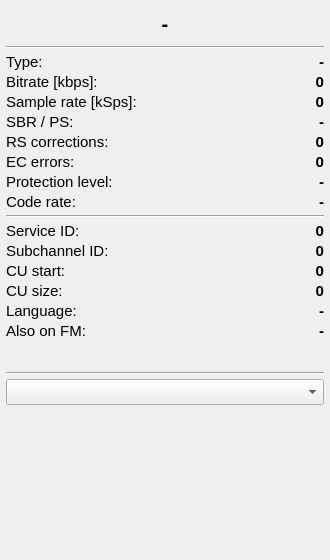
<?xml version="1.0" encoding="UTF-8"?>
<ui version="4.0">
 <class>technical_data</class>
 <widget class="QWidget" name="technical_data">
  <property name="geometry">
   <rect>
    <x>0</x>
    <y>0</y>
    <width>330</width>
    <height>560</height>
   </rect>
  </property>
  <property name="font">
   <font>
    <pointsize>11</pointsize>
   </font>
  </property>
  <property name="windowTitle">
   <string>Audio Service Details</string>
  </property>
  <layout class="QVBoxLayout" name="verticalLayout" stretch="0,0,0,0,0,0,0,0,0,0,1">
   <property name="spacing">
    <number>4</number>
   </property>
   <property name="leftMargin">
    <number>6</number>
   </property>
   <property name="topMargin">
    <number>6</number>
   </property>
   <property name="rightMargin">
    <number>6</number>
   </property>
   <property name="bottomMargin">
    <number>6</number>
   </property>
   <item>
    <widget class="QLabel" name="lblProgramName">
     <property name="maximumSize">
      <size>
       <width>16777215</width>
       <height>36</height>
      </size>
     </property>
     <property name="font">
      <font>
       <pointsize>15</pointsize>
       <bold>true</bold>
      </font>
     </property>
     <property name="toolTip">
      <string>&lt;html&gt;&lt;head/&gt;&lt;body&gt;&lt;p&gt;&lt;span style=&quot; font-weight:700;&quot;&gt;Service long label&lt;/span&gt;&lt;/p&gt;&lt;/body&gt;&lt;/html&gt;</string>
     </property>
     <property name="text">
      <string>-</string>
     </property>
     <property name="alignment">
      <set>Qt::AlignmentFlag::AlignCenter</set>
     </property>
    </widget>
   </item>
   <item>
    <widget class="QFrame" name="line1">
     <property name="frameShape">
      <enum>QFrame::Shape::HLine</enum>
     </property>
     <property name="frameShadow">
      <enum>QFrame::Shadow::Sunken</enum>
     </property>
    </widget>
   </item>
   <item>
    <layout class="QFormLayout" name="formLayout">
     <property name="verticalSpacing">
      <number>2</number>
     </property>
     <item row="0" column="0">
      <widget class="QLabel" name="label_8">
       <property name="text">
        <string>Type:</string>
       </property>
      </widget>
     </item>
     <item row="0" column="1">
      <widget class="QLabel" name="lblAscTy">
       <property name="styleSheet">
        <string>font-weight: bold;</string>
       </property>
       <property name="text">
        <string>-</string>
       </property>
       <property name="alignment">
        <set>Qt::AlignmentFlag::AlignRight|Qt::AlignmentFlag::AlignTrailing|Qt::AlignmentFlag::AlignVCenter</set>
       </property>
      </widget>
     </item>
     <item row="1" column="0">
      <widget class="QLabel" name="l6">
       <property name="text">
        <string>Bitrate [kbps]:</string>
       </property>
      </widget>
     </item>
     <item row="1" column="1">
      <widget class="QLabel" name="lblBitrate">
       <property name="toolTip">
        <string>&lt;html&gt;&lt;head/&gt;&lt;body&gt;&lt;p&gt;&lt;span style=&quot; font-weight:700;&quot;&gt;Bitrate of the AAC audio stream in kbps&lt;/span&gt;&lt;/p&gt;&lt;/body&gt;&lt;/html&gt;</string>
       </property>
       <property name="styleSheet">
        <string>font-weight: bold;</string>
       </property>
       <property name="text">
        <string>0</string>
       </property>
       <property name="alignment">
        <set>Qt::AlignmentFlag::AlignRight|Qt::AlignmentFlag::AlignTrailing|Qt::AlignmentFlag::AlignVCenter</set>
       </property>
      </widget>
     </item>
     <item row="2" column="0">
      <widget class="QLabel" name="label_10">
       <property name="text">
        <string>Sample rate [kSps]:</string>
       </property>
      </widget>
     </item>
     <item row="2" column="1">
      <widget class="QLabel" name="lblAudioRate">
       <property name="toolTip">
        <string>&lt;html&gt;&lt;head/&gt;&lt;body&gt;&lt;p&gt;&lt;span style=&quot; font-weight:700;&quot;&gt;Audio sample rate in kilo-samples per second (kSps)&lt;/span&gt;&lt;/p&gt;&lt;/body&gt;&lt;/html&gt;</string>
       </property>
       <property name="styleSheet">
        <string>font-weight: bold;</string>
       </property>
       <property name="text">
        <string>0</string>
       </property>
       <property name="alignment">
        <set>Qt::AlignmentFlag::AlignRight|Qt::AlignmentFlag::AlignTrailing|Qt::AlignmentFlag::AlignVCenter</set>
       </property>
      </widget>
     </item>
     <item row="3" column="0">
      <widget class="QLabel" name="label_13">
       <property name="text">
        <string>SBR / PS:</string>
       </property>
      </widget>
     </item>
     <item row="3" column="1">
      <widget class="QLabel" name="lblSbrUsed">
       <property name="toolTip">
        <string>&lt;html&gt;&lt;head/&gt;&lt;body&gt;&lt;p&gt;&lt;span style=&quot; font-weight:700;&quot;&gt;Shows whether audio uses Spectral Band Replication and Parametric Stereo (SBR / PS)&lt;/span&gt;&lt;/p&gt;&lt;/body&gt;&lt;/html&gt;</string>
       </property>
       <property name="styleSheet">
        <string>font-weight: bold;</string>
       </property>
       <property name="text">
        <string>-</string>
       </property>
       <property name="alignment">
        <set>Qt::AlignmentFlag::AlignRight|Qt::AlignmentFlag::AlignTrailing|Qt::AlignmentFlag::AlignVCenter</set>
       </property>
      </widget>
     </item>
     <item row="4" column="0">
      <widget class="QLabel" name="label_4">
       <property name="text">
        <string>RS corrections:</string>
       </property>
      </widget>
     </item>
     <item row="4" column="1">
      <widget class="QLabel" name="lblRsCorrections">
       <property name="toolTip">
        <string>&lt;html&gt;&lt;head/&gt;&lt;body&gt;&lt;p&gt;&lt;span style=&quot; font-weight:700;&quot;&gt;Number of corrections made by the Reed-Solomon algorithm&lt;/span&gt;&lt;/p&gt;&lt;p&gt;Count over 100 DAB+ frames. This count does not relate to classic DAB/MP2 frames.&lt;/p&gt;&lt;/body&gt;&lt;/html&gt;</string>
       </property>
       <property name="styleSheet">
        <string>font-weight: bold;</string>
       </property>
       <property name="text">
        <string>0</string>
       </property>
       <property name="alignment">
        <set>Qt::AlignmentFlag::AlignRight|Qt::AlignmentFlag::AlignTrailing|Qt::AlignmentFlag::AlignVCenter</set>
       </property>
      </widget>
     </item>
     <item row="5" column="0">
      <widget class="QLabel" name="label_11">
       <property name="text">
        <string>EC errors:</string>
       </property>
      </widget>
     </item>
     <item row="5" column="1">
      <widget class="QLabel" name="lblEcCorrections">
       <property name="toolTip">
        <string>&lt;html&gt;&lt;head/&gt;&lt;body&gt;&lt;p&gt;&lt;span style=&quot; font-weight:700;&quot;&gt;RS decoding parity errors (EC errors)&lt;/span&gt;&lt;/p&gt;&lt;p&gt;RS decoding uses parity bits to recover errors. If a parity bit itself is faulty, the recovery may introduce additional errors. The CRC check following recovery should detect this.&lt;/p&gt;&lt;/body&gt;&lt;/html&gt;</string>
       </property>
       <property name="styleSheet">
        <string>font-weight: bold;</string>
       </property>
       <property name="text">
        <string>0</string>
       </property>
       <property name="alignment">
        <set>Qt::AlignmentFlag::AlignRight|Qt::AlignmentFlag::AlignTrailing|Qt::AlignmentFlag::AlignVCenter</set>
       </property>
      </widget>
     </item>
     <item row="6" column="0">
      <widget class="QLabel" name="label_5">
       <property name="text">
        <string>Protection level:</string>
       </property>
      </widget>
     </item>
     <item row="6" column="1">
      <widget class="QLabel" name="lblUepField">
       <property name="toolTip">
        <string>&lt;html&gt;&lt;head/&gt;&lt;body&gt;&lt;p&gt;&lt;span style=&quot; font-weight:700;&quot;&gt;Shows Protection Level and Type (A or B)&lt;/span&gt;&lt;/p&gt;&lt;/body&gt;&lt;/html&gt;</string>
       </property>
       <property name="styleSheet">
        <string>font-weight: bold;</string>
       </property>
       <property name="text">
        <string>-</string>
       </property>
       <property name="alignment">
        <set>Qt::AlignmentFlag::AlignRight|Qt::AlignmentFlag::AlignTrailing|Qt::AlignmentFlag::AlignVCenter</set>
       </property>
      </widget>
     </item>
     <item row="7" column="0">
      <widget class="QLabel" name="label_12">
       <property name="text">
        <string>Code rate:</string>
       </property>
      </widget>
     </item>
     <item row="7" column="1">
      <widget class="QLabel" name="lblCodeRate">
       <property name="styleSheet">
        <string>font-weight: bold;</string>
       </property>
       <property name="text">
        <string>-</string>
       </property>
       <property name="alignment">
        <set>Qt::AlignmentFlag::AlignRight|Qt::AlignmentFlag::AlignTrailing|Qt::AlignmentFlag::AlignVCenter</set>
       </property>
      </widget>
     </item>
    </layout>
   </item>
   <item>
    <widget class="QFrame" name="line3">
     <property name="frameShape">
      <enum>QFrame::Shape::HLine</enum>
     </property>
     <property name="frameShadow">
      <enum>QFrame::Shadow::Sunken</enum>
     </property>
    </widget>
   </item>
   <item>
    <layout class="QFormLayout" name="formLayout_2">
     <property name="verticalSpacing">
      <number>2</number>
     </property>
     <item row="0" column="0">
      <widget class="QLabel" name="label_3">
       <property name="text">
        <string>Service ID:</string>
       </property>
      </widget>
     </item>
     <item row="0" column="1">
      <widget class="QLabel" name="lblServiceId">
       <property name="styleSheet">
        <string>font-weight: bold;</string>
       </property>
       <property name="text">
        <string>0</string>
       </property>
       <property name="alignment">
        <set>Qt::AlignmentFlag::AlignRight|Qt::AlignmentFlag::AlignTrailing|Qt::AlignmentFlag::AlignVCenter</set>
       </property>
      </widget>
     </item>
     <item row="1" column="0">
      <widget class="QLabel" name="label_6">
       <property name="text">
        <string>Subchannel ID:</string>
       </property>
      </widget>
     </item>
     <item row="1" column="1">
      <widget class="QLabel" name="lblSubChId">
       <property name="styleSheet">
        <string>font-weight: bold;</string>
       </property>
       <property name="text">
        <string>0</string>
       </property>
       <property name="alignment">
        <set>Qt::AlignmentFlag::AlignRight|Qt::AlignmentFlag::AlignTrailing|Qt::AlignmentFlag::AlignVCenter</set>
       </property>
      </widget>
     </item>
     <item row="2" column="0">
      <widget class="QLabel" name="label">
       <property name="text">
        <string>CU start:</string>
       </property>
      </widget>
     </item>
     <item row="2" column="1">
      <widget class="QLabel" name="lblStartAddress">
       <property name="styleSheet">
        <string>font-weight: bold;</string>
       </property>
       <property name="text">
        <string>0</string>
       </property>
       <property name="alignment">
        <set>Qt::AlignmentFlag::AlignRight|Qt::AlignmentFlag::AlignTrailing|Qt::AlignmentFlag::AlignVCenter</set>
       </property>
      </widget>
     </item>
     <item row="3" column="0">
      <widget class="QLabel" name="label_2">
       <property name="text">
        <string>CU size:</string>
       </property>
      </widget>
     </item>
     <item row="3" column="1">
      <widget class="QLabel" name="lblLength">
       <property name="styleSheet">
        <string>font-weight: bold;</string>
       </property>
       <property name="text">
        <string>0</string>
       </property>
       <property name="alignment">
        <set>Qt::AlignmentFlag::AlignRight|Qt::AlignmentFlag::AlignTrailing|Qt::AlignmentFlag::AlignVCenter</set>
       </property>
      </widget>
     </item>
     <item row="4" column="0">
      <widget class="QLabel" name="label_9">
       <property name="text">
        <string>Language:</string>
       </property>
      </widget>
     </item>
     <item row="4" column="1">
      <widget class="QLabel" name="lblLanguage">
       <property name="toolTip">
        <string>&lt;html&gt;&lt;head/&gt;&lt;body&gt;&lt;p&gt;&lt;span style=&quot; font-weight:700;&quot;&gt;Language (defined by provider)&lt;/span&gt;&lt;/p&gt;&lt;/body&gt;&lt;/html&gt;</string>
       </property>
       <property name="styleSheet">
        <string>font-weight: bold;</string>
       </property>
       <property name="text">
        <string>-</string>
       </property>
       <property name="alignment">
        <set>Qt::AlignmentFlag::AlignRight|Qt::AlignmentFlag::AlignTrailing|Qt::AlignmentFlag::AlignVCenter</set>
       </property>
      </widget>
     </item>
     <item row="5" column="0">
      <widget class="QLabel" name="fmLabel">
       <property name="visible">
        <bool>false</bool>
       </property>
       <property name="toolTip">
        <string>&lt;html&gt;&lt;head/&gt;&lt;body&gt;&lt;p&gt;&lt;span style=&quot; font-weight:700;&quot;&gt;This DAB service is on FM as well&lt;/span&gt;&lt;/p&gt;&lt;p&gt;Feature only used by some DAB services.&lt;/p&gt;&lt;/body&gt;&lt;/html&gt;</string>
       </property>
       <property name="text">
        <string>Also on FM:</string>
       </property>
      </widget>
     </item>
     <item row="5" column="1">
      <widget class="QLabel" name="lblFmFrequency">
       <property name="visible">
        <bool>false</bool>
       </property>
       <property name="styleSheet">
        <string>font-weight: bold;</string>
       </property>
       <property name="text">
        <string>-</string>
       </property>
       <property name="alignment">
        <set>Qt::AlignmentFlag::AlignRight|Qt::AlignmentFlag::AlignTrailing|Qt::AlignmentFlag::AlignVCenter</set>
       </property>
      </widget>
     </item>
    </layout>
   </item>
   <item>
    <widget class="QFrame" name="line4">
     <property name="frameShape">
      <enum>QFrame::Shape::HLine</enum>
     </property>
     <property name="frameShadow">
      <enum>QFrame::Shadow::Sunken</enum>
     </property>
    </widget>
   </item>
   <item>
    <widget class="QComboBox" name="cmbAudioPlotMode">
     <property name="toolTip">
      <string>&lt;html&gt;&lt;head/&gt;&lt;body&gt;&lt;p&gt;&lt;span style=&quot; font-weight:700;&quot;&gt;Audio spectrum display mode&lt;/span&gt;&lt;/p&gt;&lt;p&gt;Select between continuous linear FFT spectrum (unfilled or filled), 8 logarithmic octave bands, or Off to shrink the display.&lt;/p&gt;&lt;/body&gt;&lt;/html&gt;</string>
     </property>
    </widget>
   </item>
   <item>
    <widget class="PlotWidget" name="plotAudioFft" native="true">
     <property name="minimumSize">
      <size>
       <width>0</width>
       <height>120</height>
      </size>
     </property>
    </widget>
   </item>
  </layout>
 </widget>
 <customwidgets>
  <customwidget>
   <class>PlotWidget</class>
   <extends>QWidget</extends>
   <header>plot_widget.h</header>
  </customwidget>
 </customwidgets>
 <resources/>
 <connections/>
</ui>
